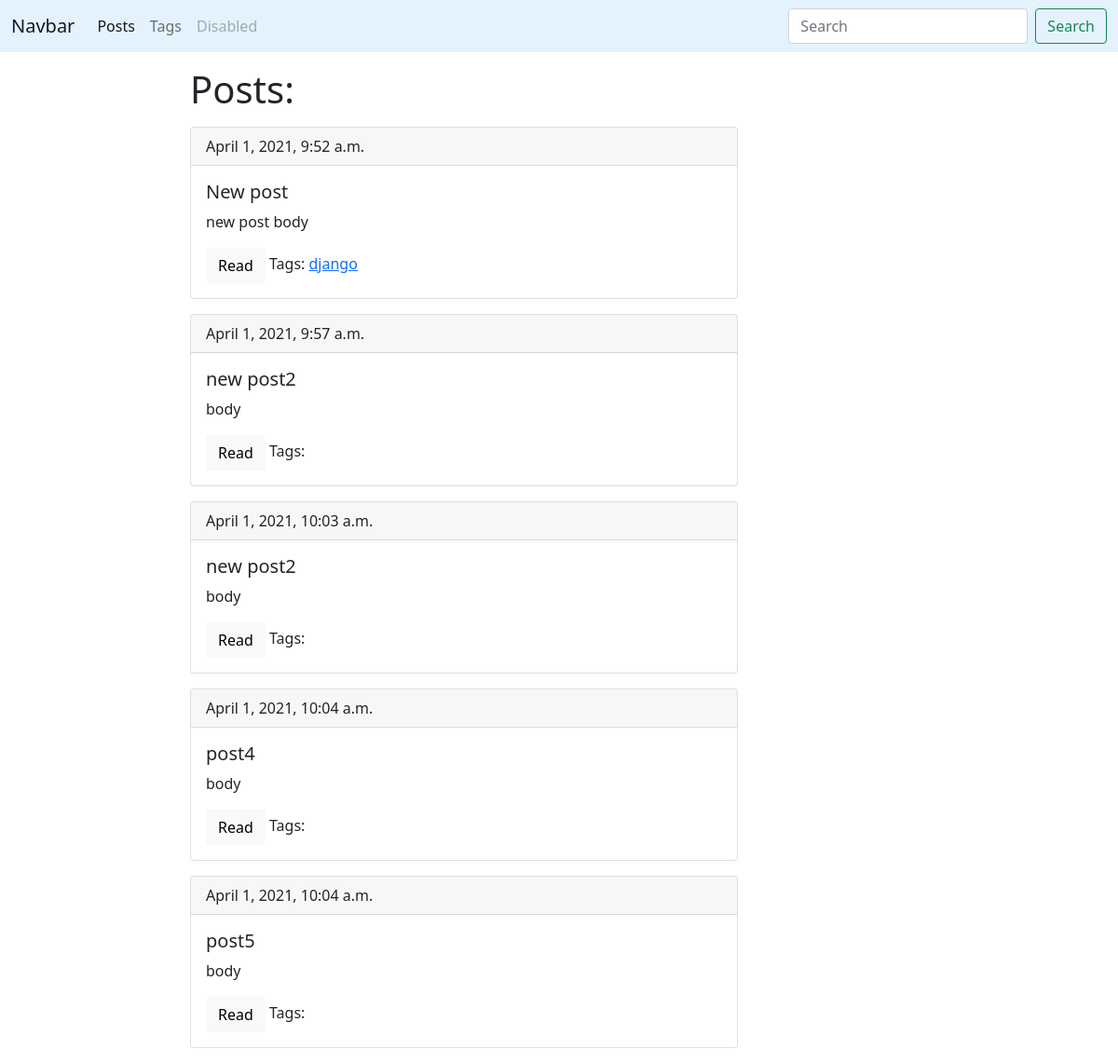
Screenshot of /blog/ with the database file from the repository.
### blog/models.py (models this page shows, shortened)
class Post(models.Model):
    title = models.CharField(max_length=150, db_index=True)
    slug = models.SlugField(max_length=150, unique=True)
    body = models.TextField(blank=True, db_index=True)
    tags = models.ManyToManyField('Tag', blank=True, related_name='posts')
    date_pub = models.DateTimeField(auto_now_add=True)
    def get_absolute_url(self):
        return reverse('post_detail_url', kwargs={'slug': self.slug})

class Tag(models.Model):
    title = models.CharField(max_length=50)
    slug = models.SlugField(max_length=50, unique=True)
    def get_absolute_url(self):
        return reverse('tag_detail_url', kwargs={'slug': self.slug})

### blog/views.py (the view)
# urls.py: path('', posts_list, name='posts_list_url'),
def posts_list(request):
    posts = Post.objects.all()
    return render(request, 'blog/index.html', context={'posts': posts})

### blog/templates/blog/index.html (shortened to what this page needs)
{% extends 'blog/base_blog.html' %}
{% block content%}
<h1 class="mb-3 mt-3">Posts:</h1>
    {% include 'blog/includes/post_card.html' %}
{% endblock %}

### blog/templates/blog/base_blog.html (shortened to what this page needs)
{% extends 'base.html' %}

### templates/base.html (shortened to what this page needs)
<!DOCTYPE html>
<html lang="en">
<head>
    <link href="https://cdn.jsdelivr.net/npm/bootstrap@5.0.0-beta3/dist/css/bootstrap.min.css" rel="stylesheet"
>
</head>
<body>
    <nav class="navbar navbar-expand-lg navbar-light" style="background-color: #e3f2fd;">
  <div class="container-fluid">
    <a class="navbar-brand" href="#">Navbar</a>
    <div class="collapse navbar-collapse" id="navbarSupportedContent">
      <ul class="navbar-nav me-auto mb-2 mb-lg-0">
        <li class="nav-item">
          <a class="nav-link active" href="{% url 'posts_list_url' %}">Posts</a>
        </li>
        <li class="nav-item">
          <a class="nav-link" href="{% url 'tags_list_url' %}">Tags</a>
        </li>
        <li class="nav-item">
          <a class="nav-link disabled" href="#" tabindex="-1" aria-disabled="true">Disabled</a>
        </li>
      </ul>
      <form class="d-flex">
        <input class="form-control me-2" type="search" placeholder="Search" aria-label="Search">
        <button class="btn btn-outline-success" type="submit">Search</button>
      </form>
    </div>
  </div>
</nav>
<div class="conteiner">
    <div class="row">
        <div class="col-6 offset-md-2">
            {% block content %}{% endblock %}
        </div>
    </div>
</div>
</body>
</html>

### blog/templates/blog/includes/post_card.html
{% for post in posts %}
<div class="card mb-3">
  <div class="card-header">
      {{ post.date_pub }}
  </div>
  <div class="card-body">
    <h5 class="card-title">{{ post.title }}</h5>
    <p class="card-text">{{ post.body|truncatewords:15 }}</p>
    <a href="{{ post.get_absolute_url }}" class="btn btn-light">Read</a>
      Tags:
    {% for tag in post.tags.all %}
    <a href="{{ tag.get_absolute_url }}">{{ tag.title }}</a>
    {% endfor %}
  </div>
</div>
{% endfor %}

### rows the page displays
Post: date_pub "April 1, 2021, 9:52 a.m.", title "New post", body "new post body"
Tag: title "django"
Post: date_pub "April 1, 2021, 9:57 a.m.", title "new post2", body "body"
Post: date_pub "April 1, 2021, 10:03 a.m.", title "new post2", body "body"
Post: date_pub "April 1, 2021, 10:04 a.m.", title "post4", body "body"
Post: date_pub "April 1, 2021, 10:04 a.m.", title "post5", body "body"
